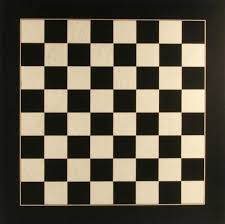
#> input picture chess.jpeg, 225 x 224 px
$ jupyter execute harris_corner_detection.ipynb
#> lines starting #> are read from the running program, lines starting #| are printed output that depends on the picture; after the words box and inside, x2 and y2 are one past the last pixel; in counts of white or black regions, pixels touching at a corner belong together; pictures that were not available may be replaced by others from this repository, and a replacement may not be noted
[cell 1]
import cv2
import numpy as np


img = cv2.imread('chess.jpeg')
#> img is the input picture: shape (224, 225, 3); mean B, G, R 73.7, 89.2, 96.4
gray = cv2.cvtColor(img, cv2.COLOR_BGR2GRAY)
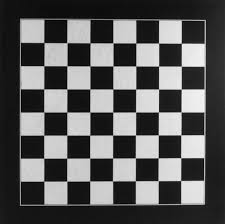
#> gray: shape (224, 225); min 0, max 250, mean 89.6

gray = np.float32(gray)
dst = cv2.cornerHarris(gray, 2, 3, 0.04)

dst = cv2.dilate(dst, None)
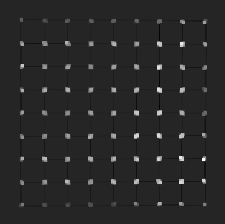
#> dst: shape (224, 225) float32; min -13209093, max 77278344, mean 1242603.9; drawn with min black and max white

img[dst>0.01*dst.max()] = (0, 255, 0)
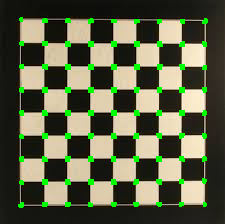
#> img: shape (224, 225, 3); 4.88% of pixels changed, all inside (x1, y1, x2, y2) = (18, 17, 208, 208)

cv2.imshow('image', img)
if cv2.waitKey(0) & 0xff == 27:
#> (key Esc is pressed here)
    cv2.destroyAllWindows()

[cell 2]
import cv2
import numpy as np

image = cv2.imread('download.jpeg')
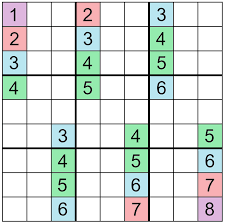
#> input picture download.png, 225 x 224 px, given in place of download.jpeg, which was not available
#> image is the input picture: shape (224, 225, 3); mean B, G, R 218.2, 222.4, 214.1
gray = cv2.cvtColor(image, cv2.COLOR_BGR2GRAY)
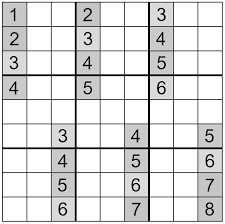
#> gray: shape (224, 225); min 0, max 255, mean 219.4
gray = np.float32(gray)
dst = cv2.cornerHarris(gray, 2, 3, 0.04)
dst = cv2.dilate(dst, None)
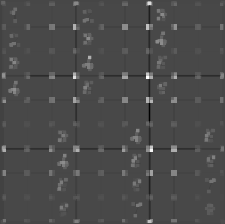
#> dst: shape (224, 225) float32; min -169130016, max 423610752, mean 5705895; drawn with min black and max white

# image[dst>0.01*dst.max()] = (0, 0, 255)
# cv2.imshow('image', image)
# if cv2.waitKey(0) & 0xff == 27:
#     cv2.destroyAllWindows()
ret, dst = cv2.threshold(dst, 0.01*dst.max(), 255, 0)
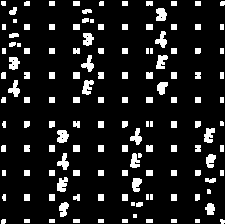
#> dst: shape (224, 225) float32; 11.6% white; 135 white regions (14 under 20 px), largest, box (x1, y1, x2, y2) and area: (57, 130, 69, 143) 121, (204, 128, 215, 143) 117, (156, 8, 167, 21) 116
#> ret = 4236107.5
dst = np.uint8(dst)

# Find centroids
ret, labels, stats, centroids = cv2.connectedComponentsWithStats(dst)
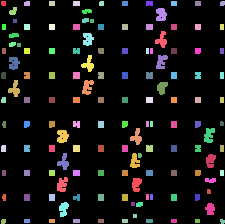
#> labels: shape (224, 225) int32; 136 distinct labels, from 0 to 135; one colour per label, 0 black
#> ret = 136; stats = 136 rows, first 6: [0, 0, 225, 224, 44549], [1, 1, 5, 5, 24], [24, 1, 6, 5, 28], [49, 1, 6, 5, 30], [73, 1, 7, 5, 35], [99, 1, 5, 5, 24]; centroids = 136 pairs, first value 3 to 222, second value 2.92 to 221

# define the criteria to stop and refine the corners
criteria = (cv2.TERM_CRITERIA_EPS + cv2.TERM_CRITERIA_MAX_ITER, 100, 0.001)
corners = cv2.cornerSubPix(gray, np.float32(centroids), (5, 5), (-1, -1), criteria)
#> corners = 136 pairs, first value 1.51 to 222.5, second value 1.41 to 221.4

# Now draw them
res = np.hstack((centroids, corners))
#> res = 136 rows, first 6: [112.1, 111.6, 112.1, 111.6], [3.08, 2.92, 1.52, 1.41], [26.64, 3.14, 26.81, 1.54], [51.5, 3, 50.93, 1.78], [76, 3, 74.82, 1.51], [101.1, 3.08, 100.7, 1.52]
res = np.int0(res)
#> res = 136 rows, first 6: [112, 111, 112, 111], [3, 2, 1, 1], [26, 3, 26, 1], [51, 3, 50, 1], [76, 3, 74, 1], [101, 3, 100, 1]

image[res[:, 1], res[:, 0]] = [0, 0, 255]
image[res[:, 3], res[:, 2]] = [0, 255, 0]
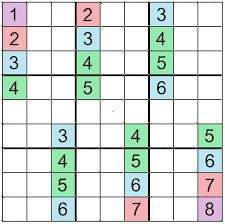
#> image: shape (224, 225, 3); mean B, G, R 217.8, 222.6, 214.2

cv2.imshow('image', image)

cv2.waitKey(0)
cv2.destroyAllWindows()

[cell 3]
# Shi-Tomasi Corner Detector & Good Features to Track

import numpy as np
import cv2
import matplotlib.pyplot as plt

img = cv2.imread('download.jpeg')
gray = cv2.cvtColor(img, cv2.COLOR_BGR2GRAY)

corners = cv2.goodFeaturesToTrack(gray, 10, 0.10, 10)
#> corners = [[148, 2], [173, 146], [75, 2], [146, 77], [124, 73], [147, 26], [124, 99], [151, 150], [77, 172], [73, 77]]
corners = np.int0(corners)

for i in corners:
    x, y = i.ravel()
    cv2.circle(img, (x, y), 3, (0, 0, 255), -1)
#> this loop made 10 passes
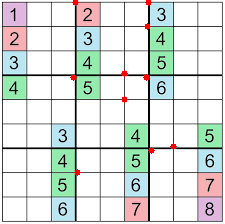
#> img: shape (224, 225, 3); 0.57% of pixels changed, all inside (x1, y1, x2, y2) = (70, 0, 177, 176)

# plt.imshow(img)
# plt.show()
cv2.imshow('image', img)
cv2.waitKey(0)
cv2.destroyAllWindows()
